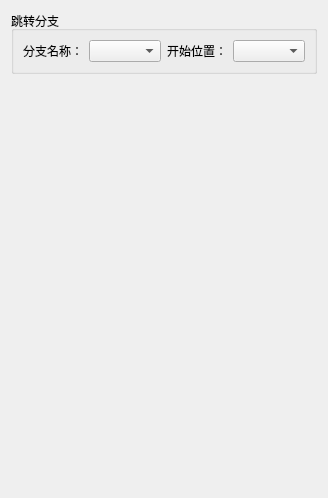
       <widget class="QWidget" name="tab_30">
        <attribute name="title">
         <string>跳转分支</string>
        </attribute>
        <layout class="QVBoxLayout" name="verticalLayout_71">
         <item>
          <widget class="QGroupBox" name="groupBox_37">
           <property name="title">
            <string>跳转分支</string>
           </property>
           <layout class="QGridLayout" name="gridLayout_42" columnstretch="1,1,1,1">
            <item row="0" column="0">
             <widget class="QLabel" name="label_126">
              <property name="text">
               <string>分支名称：</string>
              </property>
              <property name="alignment">
               <set>Qt::AlignmentFlag::AlignCenter</set>
              </property>
             </widget>
            </item>
            <item row="0" column="1">
             <widget class="QComboBox" name="comboBox_37"/>
            </item>
            <item row="0" column="2">
             <widget class="QLabel" name="label_127">
              <property name="text">
               <string>开始位置：</string>
              </property>
              <property name="alignment">
               <set>Qt::AlignmentFlag::AlignCenter</set>
              </property>
             </widget>
            </item>
            <item row="0" column="3">
             <widget class="QComboBox" name="comboBox_38"/>
            </item>
           </layout>
          </widget>
         </item>
         <item>
          <spacer name="verticalSpacer_23">
           <property name="orientation">
            <enum>Qt::Orientation::Vertical</enum>
           </property>
           <property name="sizeHint" stdset="0">
            <size>
             <width>20</width>
             <height>413</height>
            </size>
           </property>
          </spacer>
         </item>
        </layout>
       </widget>
